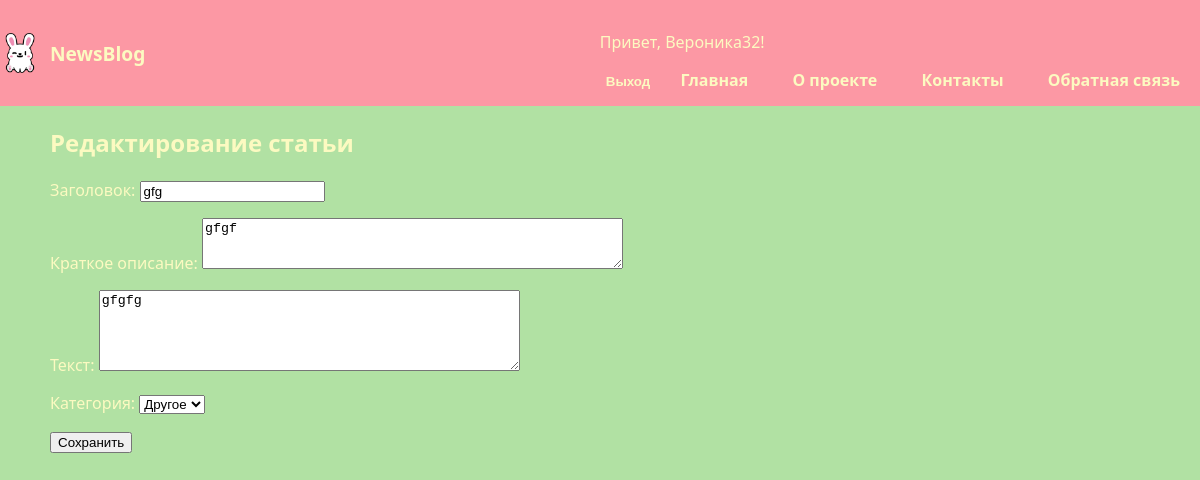
Page /edit-article/7/ (signed in) on the committed database.
### statiysate/models.py (models this page shows, shortened)
class User(AbstractUser):
    username=None
    name=models.CharField(max_length=100, unique=True, verbose_name="Имя пользователя")
    USERNAME_FIELD = 'name'
    REQUIRED_FIELDS = ['email']
    objects = CustomUserManager()
    class Meta:
        verbose_name="Пользователь"
        verbose_name_plural= "Пользователи"

class Article(models.Model):
    title=models.CharField(max_length=200, verbose_name="Название статьи")
    short_description=models.TextField(max_length=400, verbose_name="Краткое описание")
    text=models.TextField(verbose_name="Текст статьи")
    created_at=models.DateTimeField(auto_now_add=True, verbose_name="Дата создания")
    user = models.ForeignKey(User, on_delete=models.CASCADE, related_name="articles", verbose_name="Автор", default=1)
    CATEGORY_CHOICES = [
        ("bit", "Быт"),
        ("studies", "Учеба"),
        ("work", "Работа"),
        ("food", "Еда"),
        ("emergency", "ЧП"),
        ("other", "Другое"),
    ]
    category = models.CharField(max_length=50, choices=CATEGORY_CHOICES, default="other",verbose_name="Категория")
    class Meta:
        verbose_name="Статья"
        verbose_name_plural="Статьи"
        ordering=['-created_at']

### statiysate/views.py (the view, shortened to what this page needs)
# urls.py: path('edit-article/<int:id>/', views.edit_article, name='edit_article'),
@login_required
def edit_article(request, id):
    article = get_object_or_404(Article, id=id)
    return render(request, 'edit_article.html', {'article': article, 'categories': Article.CATEGORY_CHOICES})

### temp/edit_article.html (shortened to what this page needs)
{% extends 'basee.html' %}
{% block body %}
<h2>Редактирование статьи</h2>
<form method="post">
    <p>Заголовок: <input type="text" name="title" value="{{ article.title }}" required></p>
    <p>Краткое описание:
    <textarea name="short_description" rows="3" cols="50" required>{{ article.short_description }}</textarea>
    </p>
    <p>Текст: <textarea name="text" rows="5" cols="50">{{ article.text }}</textarea></p>
    <p>Категория:
        <select name="category" required>
            {% for value, label in categories %}
                <option value="{{ value }}" {% if article.category == value %}selected{% endif %}>
                    {{ label }}
                </option>
            {% endfor %}
        </select>
    </p>
    <button type="submit">Сохранить</button>
</form>
{% endblock %}

### temp/basee.html (shortened to what this page needs)
<!DOCTYPE html>
<html lang="ru">
<head>
</head>
<body>
    {% load static %}
    <header>
        <div class="logo">
            <img src="{% static 'images/wink.png' %}" alt="Логотип">
            <span>NewsBlog</span>
        </div>
        <nav>
            {% if user.is_authenticated %}
                <p>Привет, {{ user.name }}!</p>
                <form action="{% url 'logout' %}" method="post" style="display:inline;">
                    <button type="submit" style="background:none;border:none;color:#fcfac1;font-weight:bold;cursor:pointer;">
                        Выход
                    </button>
                </form>
            {% else %}
                <a href="{% url 'login' %}">Вход</a>
                <a href="{% url 'register' %}">Регистрация</a>
            {% endif %}
            <a href="{% url 'home' %}">Главная</a>
            <a href="{% url 'about' %}">О проекте</a>
            <a href="{% url 'contactsnum' %}">Контакты</a>
            <a href="{% url 'contact' %}">Обратная связь</a>
        </nav>
    </header>
    <div class="page-content">
        {% block body %}{% endblock body %}
    </div>
</body>
</html>

### temp/basee.html (style rules this page uses)
body { font-family: "Segoe UI", Arial, sans-serif; margin:0; background-color: #b1e1a3; color: #fcfac1; }
header { background-color: #fc98a4; padding: 15px 0; display: flex; align-items: center; justify-content: space-between; flex-wrap: wrap; }
.logo { display: flex; align-items: center; gap: 10px; }
.logo img { height: 40px; width: 40px; border-radius: 8px; object-fit: cover; }
.logo span { font-size: 1.2rem; font-weight: bold; }
nav { display: inline-block; }
nav a { text-decoration: none; color: #fcfac1; font-weight: bold; margin: 0 20px; transition: color 0.3s ease; }
.page-content { margin: 20px 50px; }

### rows in the picture
User: name "Вероника32"
Article: title "gfg", short_description "gfgf", text "gfgfg", category "Другое"
